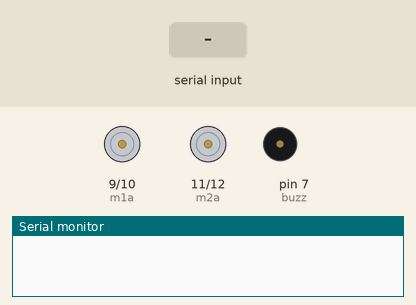
This sketch was run on a simulated Arduino Uno, built with avr-gcc and run on an emulated ATmega328P. On the bench: motor-driver pin pairs drawn as motors (green arrow = first pin HIGH = forward, orange = second pin HIGH = backward, longer = more drive), buzzer (waves = sounding, pin HIGH), the last lines printed to the serial monitor. The test bench sets the inputs (shaded band).

Above: at 1.2 s.
1.3 s: "V" received over Serial
At 2.4 s:
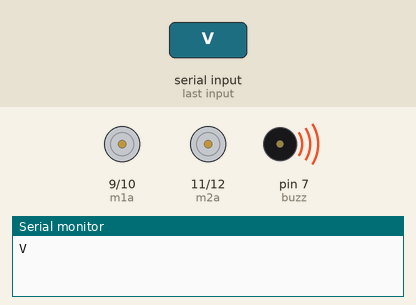
2.8 s: byte 72 ('H') received over Serial
At 3.5 s:
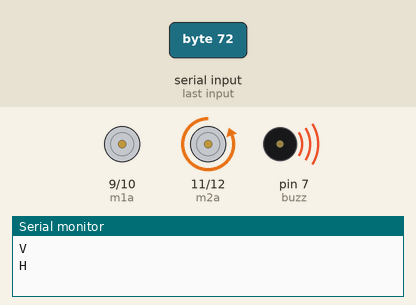
4.3 s: "v" received over Serial
At 4.7 s:
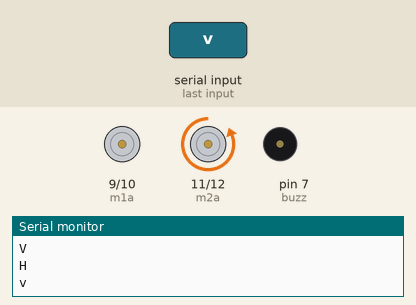
5.8 s: "F" received over Serial
At 7.0 s:
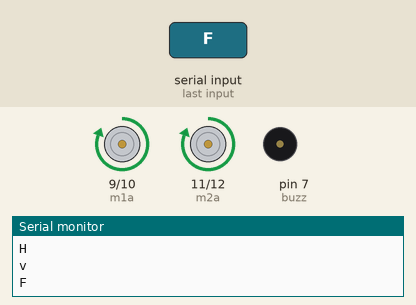
7.3 s: "B" received over Serial
At 8.1 s:
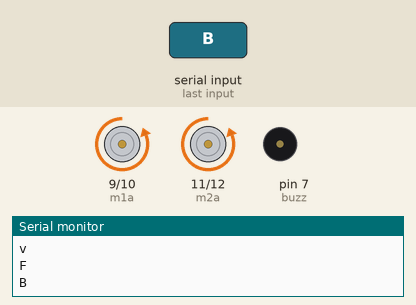
8.8 s: "L" received over Serial
At 9.3 s:
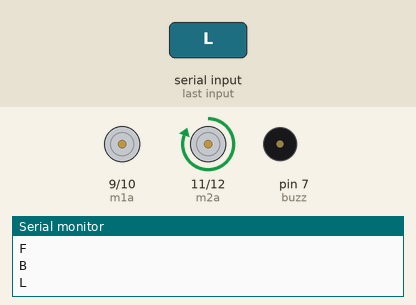
Timing chart, 0 to 11.3 s (numbered marks = the images above; inputs shaded):
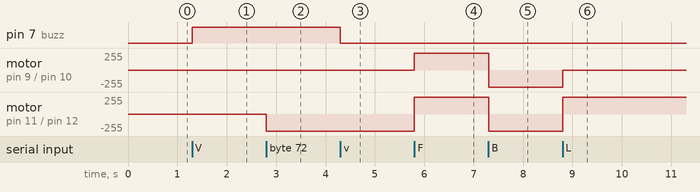

The sketch:

btcar.ino
```cpp
// Starting of Program

// Define pins for motor control
int m1a = 9;  // Motor 1, pin A
int m1b = 10; // Motor 1, pin B
int m2a = 11; // Motor 2, pin A
int m2b = 12; // Motor 2, pin B

// Define pin for buzzer or LED
int buzz = 7;

// Variable to store received serial data
char val;

void setup() {
  // Set motor control pins and buzzer pin as output pins
  pinMode(m1a, OUTPUT);   // Digital pin 9 set as output pin
  pinMode(m1b, OUTPUT);   // Digital pin 10 set as output pin
  pinMode(m2a, OUTPUT);   // Digital pin 11 set as output pin
  pinMode(m2b, OUTPUT);   // Digital pin 12 set as output pin
  pinMode(buzz, OUTPUT);  // Digital pin 7 set as output pin

  // Start serial communication with baud rate 9600
  Serial.begin(9600);
}

void loop() {
  // Check if serial data is available
  while (Serial.available() > 0) {
    // Read the serial data character by character
    val = Serial.read();
    // Print the received character to serial monitor
    Serial.println(val);
  }

  // Perform actions based on the received command
  if (val == 'V') { // Horn or LED on
    digitalWrite(buzz, HIGH);
  }
  if (val == 'v') { // Horn or LED off
    digitalWrite(buzz, LOW);
  }
  if (val == 'F') { // Forward
    digitalWrite(m1a, HIGH);
    digitalWrite(m1b, LOW);
    digitalWrite(m2a, HIGH);
    digitalWrite(m2b, LOW);
  } else if (val == 'B') { // Backward
    digitalWrite(m1a, LOW);
    digitalWrite(m1b, HIGH);
    digitalWrite(m2a, LOW);
    digitalWrite(m2b, HIGH);
  } else if (val == 'L') { // Left
    digitalWrite(m1a, LOW);
    digitalWrite(m1b, LOW);
    digitalWrite(m2a, HIGH);
    digitalWrite(m2b, LOW);
  } else if (val == 'R') { // Right
    digitalWrite(m1a, HIGH);
    digitalWrite(m1b, LOW);
    digitalWrite(m2a, LOW);
    digitalWrite(m2b, LOW);
  } else if (val == 'S') { // Stop
    digitalWrite(m1a, LOW);
    digitalWrite(m1b, LOW);
    digitalWrite(m2a, LOW);
    digitalWrite(m2b, LOW);
  } else if (val == 'I') { // Forward Right
    digitalWrite(m1a, HIGH);
    digitalWrite(m1b, LOW);
    digitalWrite(m2a, LOW);
    digitalWrite(m2b, LOW);
  } else if (val == 'J') { // Backward Right
    digitalWrite(m1a, LOW);
    digitalWrite(m1b, HIGH);
    digitalWrite(m2a, LOW);
    digitalWrite(m2b, LOW);
  } else if (val == 'G') { // Forward Left
    digitalWrite(m1a, LOW);
    digitalWrite(m1b, LOW);
    digitalWrite(m2a, HIGH);
    digitalWrite(m2b, LOW);
  } else if (val == 'H') { // Backward Left
    digitalWrite(m1a, LOW);
    digitalWrite(m1b, LOW);
    digitalWrite(m2a, LOW);
    digitalWrite(m2b, HIGH);
  }
}
```

Measured:
- after the input at 1.3 s, pin 7 (buzz): LOW → HIGH at once
- after the input at 2.8 s, motor on pin 11 (m2a) / pin 12 (m2b): stopped → backward 255/255 at once
- after the input at 4.3 s, pin 7 (buzz): HIGH → LOW at once
- after the input at 5.8 s, motor on pin 9 (m1a) / pin 10 (m1b): stopped → forward 255/255 at once; motor on pin 11 (m2a) / pin 12 (m2b): backward 255/255 → forward 255/255 at once
- after the input at 7.3 s, motor on pin 9 (m1a) / pin 10 (m1b), motor on pin 11 (m2a) / pin 12 (m2b): forward 255/255 → backward 255/255 at once
- after the input at 8.8 s, motor on pin 9 (m1a) / pin 10 (m1b): backward 255/255 → stopped at once; motor on pin 11 (m2a) / pin 12 (m2b): backward 255/255 → forward 255/255 at once
